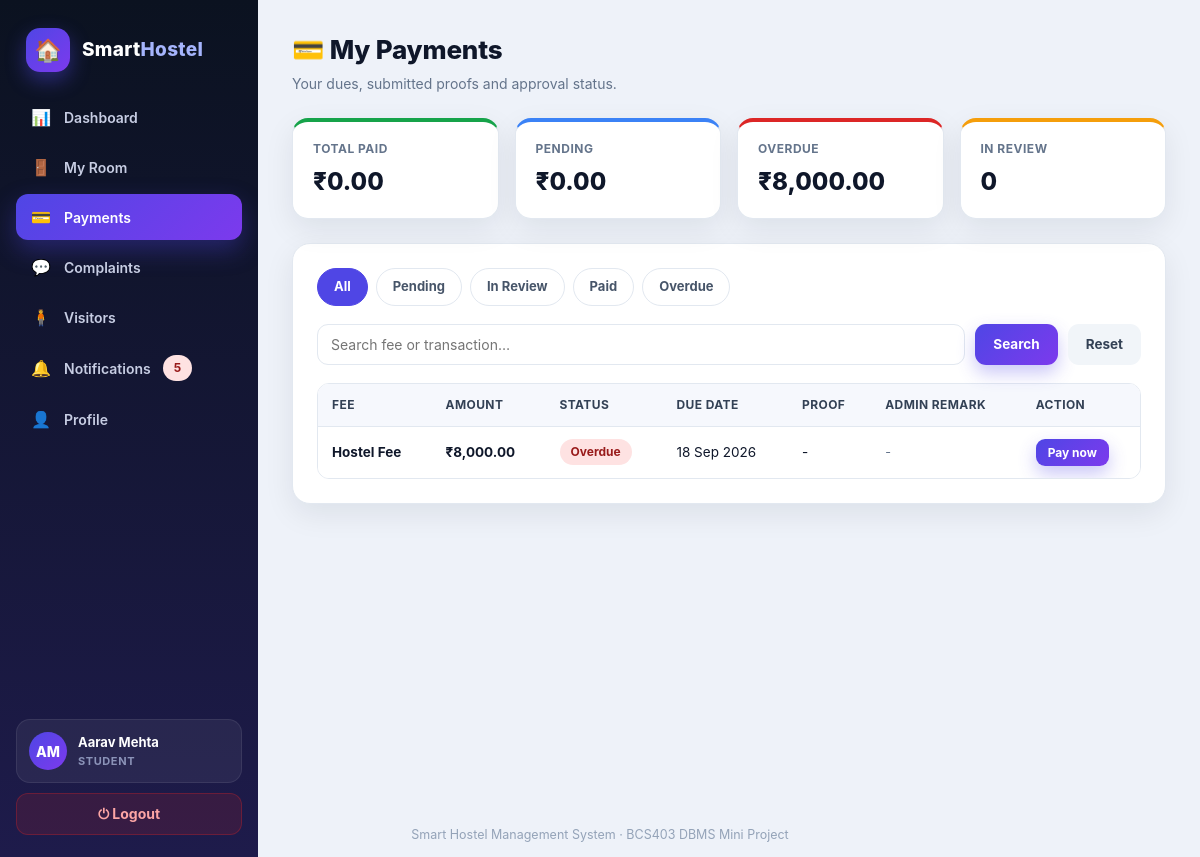
/student/payments.php (signed in), run on the app's committed database.
### tables this page shows
CREATE TABLE IF NOT EXISTS payments (
    id                  INT AUTO_INCREMENT PRIMARY KEY,
    student_id          INT           DEFAULT NULL,
    fee_type            VARCHAR(100)  NOT NULL,
    amount              DECIMAL(10,2) NOT NULL,
    status              ENUM('pending','paid','overdue','rejected') NOT NULL DEFAULT 'pending',
    verification_status VARCHAR(80)   NOT NULL DEFAULT 'Pending',
    payment_method      VARCHAR(100)  DEFAULT NULL,
    transaction_id      VARCHAR(100)  DEFAULT NULL,
    payment_note        VARCHAR(255)  DEFAULT NULL,
    proof_file          VARCHAR(255)  DEFAULT NULL,
    admin_remark        TEXT          DEFAULT NULL,
    due_date            DATE          NOT NULL,
    paid_date           DATETIME      DEFAULT NULL,
    verified_at         DATETIME      DEFAULT NULL,
    created_at          TIMESTAMP     DEFAULT CURRENT_TIMESTAMP,
    INDEX idx_payments_student (student_id),
    FOREIGN KEY (student_id) REFERENCES users(id) ON DELETE SET NULL
);

### includes/config.php (called while the page is built, shortened)
<?php
function safe($val) {
    return htmlspecialchars((string)$val, ENT_QUOTES, 'UTF-8');
}
function formatDate($date, $fallback = '-') {
    $t = strtotime($date);
    return $t ? date('d M Y', $t) : $fallback;
}
function money($amount) {
    return '₹' . number_format((float)$amount, 2);
}

### student/payments.php (the view, shortened to what this page needs)
<?php
require_once __DIR__ . '/../includes/config.php';
$studentId = (int)$_SESSION['user_id'];
$filter = trim($_GET['filter'] ?? 'all');
$search = trim($_GET['search'] ?? '');
$where  = 'WHERE student_id = ?';
$params = [$studentId];
$types  = 'i';
$stmt = $conn->prepare("SELECT * FROM payments $where ORDER BY id DESC");
$stmt->bind_param($types, ...$params);
$stmt->execute();
$payments = $stmt->get_result();
$stmt = $conn->prepare('SELECT * FROM student_dues_view WHERE student_id = ?');
$stmt->bind_param('i', $studentId);
$stmt->execute();
$dues = $stmt->get_result()->fetch_assoc() ?: ['pending_amount' => 0, 'overdue_amount' => 0, 'paid_amount' => 0, 'pending_verification_count' => 0];
function stuPayBadge($status, $vs) {
    $vs = strtolower($vs ?? ''); $s = strtolower($status ?? '');
    if ($s === 'overdue')               return '<span class="badge badge-red">Overdue</span>';
    return '<span class="badge badge-blue">Pending</span>';
}
require_once __DIR__ . '/../includes/header.php';
?>
<div class="layout">
<?php require_once __DIR__ . '/../includes/sidebar.php'; ?>
<main class="main">
    <div class="page-head">
        <h1>💳 My Payments</h1>
        <p>Your dues, submitted proofs and approval status.</p>
    </div>
    <div class="stat-grid">
        <div class="stat green"><div class="stat-label">Total paid</div><div class="stat-value"><?php echo money($dues['paid_amount']); ?></div></div>
        <div class="stat blue"><div class="stat-label">Pending</div><div class="stat-value"><?php echo money($dues['pending_amount']); ?></div></div>
        <div class="stat red"><div class="stat-label">Overdue</div><div class="stat-value"><?php echo money($dues['overdue_amount']); ?></div></div>
        <div class="stat amber"><div class="stat-label">In review</div><div class="stat-value"><?php echo (int)$dues['pending_verification_count']; ?></div></div>
    </div>
    <div class="card">
        <div class="tabs">
            <?php foreach (['all' => 'All', 'pending' => 'Pending', 'pv' => 'In Review', 'paid' => 'Paid', 'overdue' => 'Overdue'] as $k => $l): ?>
            <a class="tab <?php echo $filter === $k ? 'active' : ''; ?>" href="payments.php?filter=<?php echo $k; ?>"><?php echo $l; ?></a>
            <?php endforeach; ?>
        </div>
        <form method="GET" class="search-bar">
            <input class="input" type="text" name="search" placeholder="Search fee or transaction…" value="<?php echo safe($search); ?>">
            <button class="btn btn-primary" type="submit">Search</button>
            <a class="btn btn-ghost" href="payments.php">Reset</a>
        </form>
        <div class="table-wrap">
            <table>
                <thead><tr><th>Fee</th><th>Amount</th><th>Status</th><th>Due date</th><th>Proof</th><th>Admin remark</th><th>Action</th></tr></thead>
                <tbody>
                <?php if ($payments->num_rows): while ($p = $payments->fetch_assoc()):
                    $vs = strtolower($p['verification_status']);
                    $canPay = in_array(strtolower($p['status']), ['pending', 'overdue'], true) && $vs !== 'pending verification';
                ?>
                    <tr>
                        <td><strong><?php echo safe($p['fee_type']); ?></strong>
                        </td>
                        <td><strong><?php echo money($p['amount']); ?></strong></td>
                        <td><?php echo stuPayBadge($p['status'], $p['verification_status']); ?></td>
                        <td><?php echo formatDate($p['due_date']); ?></td>
                        <td>
                            <?php if (!empty($p['proof_file'])): ?>
                            <a class="btn btn-ghost btn-sm" href="/uploads/payment_proofs/<?php echo safe(basename($p['proof_file'])); ?>" target="_blank">View</a>
                            <?php else: ?>-<?php endif; ?>
                        </td>
                        <td style="max-width:170px;font-size:12.5px;color:<?php echo $vs === 'rejected' ? 'var(--danger)' : 'var(--muted)'; ?>">
                            <?php echo !empty($p['admin_remark']) ? safe($p['admin_remark']) : '-'; ?>
                        </td>
                        <td>
                            <?php if ($canPay): ?>
                            <button class="btn btn-primary btn-sm" type="button"
                                data-pay-id="<?php echo (int)$p['id']; ?>"
                                data-pay-fee="<?php echo safe($p['fee_type']); ?>"
                                data-pay-amount="<?php echo safe(money($p['amount'])); ?>">
                                Pay now
                            </button>
                            <?php elseif ($vs === 'pending verification'): ?>
                            <span class="badge badge-yellow">Awaiting review</span>
                            <?php elseif ($vs === 'approved'): ?>
                            <span class="badge badge-green">✓ Paid</span>
                            <a class="btn btn-ghost btn-sm" href="/student/receipt.php?id=<?php echo (int)$p['id']; ?>">Download receipt</a>
                            <?php endif; ?>
                        </td>
                    </tr>
                <?php endwhile; else: ?>
                    <tr><td colspan="7" class="empty-row">No dues found. The admin will assign fees to your account.</td></tr>
                <?php endif; ?>
                </tbody>
            </table>
        </div>
    </div>
</main>
</div>
<?php require_once __DIR__ . '/../includes/footer.php'; ?>

### assets/css/style.css (style rules this page uses)
:root { --bg: #eef2f9; --surface: #ffffff; --ink: #0f172a; --muted: #64748b; --line: #e2e8f0; --accent: #4f46e5; --accent-2: #7c3aed; --accent-soft: #eef0ff; --success: #16a34a; --success-soft: #dcfce7; --danger: #dc2626; --danger-soft: #fee2e2; --warning: #b45309; --warning-soft: #fef3c7; --info: #1d4ed8; --info-soft: #dbeafe; --sidebar-1: #0b1220; --sidebar-2: #1e1b4b; --radius: 18px; --shadow: 0 10px 30px rgba(15, 23, 42, .08); --shadow-lg: 0 24px 60px rgba(15, 23, 42, .14); }
* { margin: 0; padding: 0; box-sizing: border-box; }
body { font-family: "Inter", "Segoe UI", system-ui, -apple-system, Arial, sans-serif; background: var(--bg); color: var(--ink); line-height: 1.5; }
a { color: var(--accent); }
.layout { display: flex; min-height: 100vh; }
.main { margin-left: 258px; flex: 1; padding: 30px 34px 10px; min-width: 0; }
.page-head { margin-bottom: 24px; }
.page-head h1 { font-size: 26px; font-weight: 800; letter-spacing: -.2px; }
.page-head p { color: var(--muted); margin-top: 4px; font-size: 14px; }
.card { background: var(--surface); border-radius: var(--radius); box-shadow: var(--shadow); border: 1px solid var(--line); padding: 24px; margin-bottom: 24px; }
.stat-grid { display: grid; grid-template-columns: repeat(auto-fit, minmax(170px, 1fr)); gap: 16px; margin-bottom: 24px; }
.stat { background: var(--surface); border-radius: 16px; padding: 18px 20px; border: 1px solid var(--line); border-top: 4px solid var(--accent); box-shadow: var(--shadow); }
.stat.green { border-top-color: var(--success); }
.stat.red { border-top-color: var(--danger); }
.stat.amber { border-top-color: #f59e0b; }
.stat.blue { border-top-color: #3b82f6; }
.stat .stat-label { font-size: 12px; font-weight: 700; color: var(--muted); text-transform: uppercase; letter-spacing: .5px; }
.stat .stat-value { font-size: 24px; font-weight: 800; margin-top: 6px; }
.table-wrap { overflow-x: auto; border-radius: 12px; border: 1px solid var(--line); }
table { width: 100%; border-collapse: collapse; font-size: 13.5px; background: var(--surface); }
thead th { text-align: left; background: #f6f8fd; color: #334155; font-weight: 700; font-size: 12px; text-transform: uppercase; letter-spacing: .4px; padding: 12px 14px; white-space: nowrap; }
tbody td { padding: 12px 14px; border-top: 1px solid var(--line); vertical-align: middle; }
.badge { display: inline-flex; align-items: center; gap: 5px; padding: 4px 11px; border-radius: 999px; font-size: 12px; font-weight: 700; white-space: nowrap; }
.badge-red { background: var(--danger-soft); color: #991b1b; }
.btn { display: inline-flex; align-items: center; justify-content: center; gap: 7px; border: none; cursor: pointer; text-decoration: none; padding: 10px 18px; border-radius: 11px; font-weight: 700; font-size: 13.5px; font-family: inherit; transition: transform .15s, box-shadow .15s, background .15s; }
.btn-primary { background: linear-gradient(135deg, var(--accent), var(--accent-2)); color: #fff; box-shadow: 0 8px 18px rgba(79, 70, 229, .30); }
.btn-ghost { background: #f1f5f9; color: #334155; }
.btn-sm { padding: 6px 12px; font-size: 12px; border-radius: 9px; }
.input, select.input, textarea.input { border: 1.5px solid var(--line); border-radius: 11px; padding: 11px 13px; font-size: 14px; font-family: inherit; background: #fff; color: var(--ink); width: 100%; outline: none; transition: border-color .15s, box-shadow .15s; }
.tabs { display: flex; gap: 8px; flex-wrap: wrap; margin-bottom: 18px; }
.tab { padding: 8px 16px; border-radius: 999px; font-size: 13px; font-weight: 700; text-decoration: none; color: #475569; background: #fff; border: 1.5px solid var(--line); }
.tab.active { background: var(--accent); border-color: var(--accent); color: #fff; }
.search-bar { display: flex; gap: 10px; margin-bottom: 18px; flex-wrap: wrap; }
.search-bar .input { flex: 1; min-width: 200px; }

### data on the page
payments: fee_type "Hostel Fee", amount "₹8,000.00", status "Overdue", due_date "18 Sep 2026"

### other printed values
$unreadCount "5"
safe($navInitials) "AM"
safe($navName) "Aarav Mehta"
safe(ucfirst($navRole)) "STUDENT"
money($dues['paid_amount']) "₹0.00"
money($dues['pending_amount']) "₹0.00"
money($dues['overdue_amount']) "₹8,000.00"
$dues['pending_verification_count'] "0"
$l "All"
$l "Pending"
$l "In Review"
$l "Paid"
$l "Overdue"
